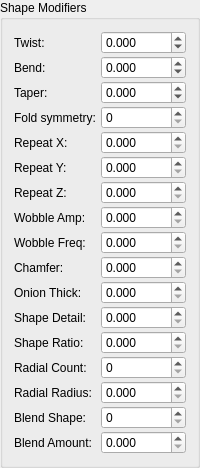
               <widget class="QGroupBox" name="groupBox_fake_lights_shape_modifiers">
                <property name="title">
                 <string>Shape Modifiers</string>
                </property>
                <layout class="QGridLayout" name="gridLayout_shape_modifiers">
                 <property name="spacing">
                  <number>2</number>
                 </property>
                 <item row="0" column="0">
                  <widget class="QLabel" name="label_shape_twist">
                   <property name="text">
                    <string>Twist:</string>
                   </property>
                  </widget>
                 </item>
                 <item row="0" column="1">
                  <widget class="MyDoubleSpinBox" name="spinbox_fake_lights_shape_twist">
                   <property name="decimals">
                    <number>3</number>
                   </property>
                   <property name="minimum">
                    <double>-1000.000000000000000</double>
                   </property>
                   <property name="maximum">
                    <double>1000.000000000000000</double>
                   </property>
                   <property name="singleStep">
                    <double>0.010000000000000</double>
                   </property>
                  </widget>
                 </item>
                 <item row="1" column="0">
                  <widget class="QLabel" name="label_shape_bend">
                   <property name="text">
                    <string>Bend:</string>
                   </property>
                  </widget>
                 </item>
                 <item row="1" column="1">
                  <widget class="MyDoubleSpinBox" name="spinbox_fake_lights_shape_bend">
                   <property name="decimals">
                    <number>3</number>
                   </property>
                   <property name="minimum">
                    <double>-1000.000000000000000</double>
                   </property>
                   <property name="maximum">
                    <double>1000.000000000000000</double>
                   </property>
                   <property name="singleStep">
                    <double>0.010000000000000</double>
                   </property>
                  </widget>
                 </item>
                 <item row="2" column="0">
                  <widget class="QLabel" name="label_shape_taper">
                   <property name="text">
                    <string>Taper:</string>
                   </property>
                  </widget>
                 </item>
                 <item row="2" column="1">
                  <widget class="MyDoubleSpinBox" name="spinbox_fake_lights_shape_taper">
                   <property name="decimals">
                    <number>3</number>
                   </property>
                   <property name="minimum">
                    <double>-1000.000000000000000</double>
                   </property>
                   <property name="maximum">
                    <double>1000.000000000000000</double>
                   </property>
                   <property name="singleStep">
                    <double>0.010000000000000</double>
                   </property>
                  </widget>
                 </item>
                 <item row="3" column="0">
                  <widget class="QLabel" name="label_shape_fold_symmetry">
                   <property name="text">
                    <string>Fold symmetry:</string>
                   </property>
                  </widget>
                 </item>
                 <item row="3" column="1">
                  <widget class="MySpinBox" name="spinboxInt_fake_lights_shape_fold_symmetry">
                   <property name="minimum">
                    <number>0</number>
                   </property>
                   <property name="maximum">
                    <number>16</number>
                   </property>
                  </widget>
                 </item>
                 <item row="4" column="0">
                  <widget class="QLabel" name="label_shape_repeat_x">
                   <property name="text">
                    <string>Repeat X:</string>
                   </property>
                  </widget>
                 </item>
                 <item row="4" column="1">
                  <widget class="MyDoubleSpinBox" name="spinbox_fake_lights_shape_repeat_x">
                   <property name="decimals">
                    <number>3</number>
                   </property>
                   <property name="minimum">
                    <double>0.000000000000000</double>
                   </property>
                   <property name="maximum">
                    <double>1000.000000000000000</double>
                   </property>
                   <property name="singleStep">
                    <double>0.010000000000000</double>
                   </property>
                  </widget>
                 </item>
                 <item row="5" column="0">
                  <widget class="QLabel" name="label_shape_repeat_y">
                   <property name="text">
                    <string>Repeat Y:</string>
                   </property>
                  </widget>
                 </item>
                 <item row="5" column="1">
                  <widget class="MyDoubleSpinBox" name="spinbox_fake_lights_shape_repeat_y">
                   <property name="decimals">
                    <number>3</number>
                   </property>
                   <property name="minimum">
                    <double>0.000000000000000</double>
                   </property>
                   <property name="maximum">
                    <double>1000.000000000000000</double>
                   </property>
                   <property name="singleStep">
                    <double>0.010000000000000</double>
                   </property>
                  </widget>
                 </item>
                 <item row="6" column="0">
                  <widget class="QLabel" name="label_shape_repeat_z">
                   <property name="text">
                    <string>Repeat Z:</string>
                   </property>
                  </widget>
                 </item>
                 <item row="6" column="1">
                  <widget class="MyDoubleSpinBox" name="spinbox_fake_lights_shape_repeat_z">
                   <property name="decimals">
                    <number>3</number>
                   </property>
                   <property name="minimum">
                    <double>0.000000000000000</double>
                   </property>
                   <property name="maximum">
                    <double>1000.000000000000000</double>
                   </property>
                   <property name="singleStep">
                    <double>0.010000000000000</double>
                   </property>
                  </widget>
                 </item>
                 <item row="7" column="0">
                  <widget class="QLabel" name="label_shape_wobble_amp">
                   <property name="text">
                    <string>Wobble Amp:</string>
                   </property>
                  </widget>
                 </item>
                 <item row="7" column="1">
                  <widget class="MyDoubleSpinBox" name="spinbox_fake_lights_shape_wobble_amplitude">
                   <property name="decimals">
                    <number>3</number>
                   </property>
                   <property name="minimum">
                    <double>0.000000000000000</double>
                   </property>
                   <property name="maximum">
                    <double>1000.000000000000000</double>
                   </property>
                   <property name="singleStep">
                    <double>0.010000000000000</double>
                   </property>
                  </widget>
                 </item>
                 <item row="8" column="0">
                  <widget class="QLabel" name="label_shape_wobble_freq">
                   <property name="text">
                    <string>Wobble Freq:</string>
                   </property>
                  </widget>
                 </item>
                 <item row="8" column="1">
                  <widget class="MyDoubleSpinBox" name="spinbox_fake_lights_shape_wobble_frequency">
                   <property name="decimals">
                    <number>3</number>
                   </property>
                   <property name="minimum">
                    <double>0.000000000000000</double>
                   </property>
                   <property name="maximum">
                    <double>1000.000000000000000</double>
                   </property>
                   <property name="singleStep">
                    <double>0.010000000000000</double>
                   </property>
                  </widget>
                 </item>
                 <item row="9" column="0">
                  <widget class="QLabel" name="label_shape_chamfer">
                   <property name="text">
                    <string>Chamfer:</string>
                   </property>
                  </widget>
                 </item>
                 <item row="9" column="1">
                  <widget class="MyDoubleSpinBox" name="spinbox_fake_lights_shape_chamfer">
                   <property name="decimals">
                    <number>3</number>
                   </property>
                   <property name="minimum">
                    <double>0.000000000000000</double>
                   </property>
                   <property name="maximum">
                    <double>1000.000000000000000</double>
                   </property>
                   <property name="singleStep">
                    <double>0.010000000000000</double>
                   </property>
                  </widget>
                 </item>
                 <item row="10" column="0">
                  <widget class="QLabel" name="label_onion_thickness">
                   <property name="text">
                    <string>Onion Thick:</string>
                   </property>
                  </widget>
                 </item>
                 <item row="10" column="1">
                  <widget class="MyDoubleSpinBox" name="spinbox_fake_lights_onion_thickness">
                   <property name="decimals">
                    <number>3</number>
                   </property>
                   <property name="minimum">
                    <double>0.000000000000000</double>
                   </property>
                   <property name="maximum">
                    <double>1000.000000000000000</double>
                   </property>
                   <property name="singleStep">
                    <double>0.010000000000000</double>
                   </property>
                  </widget>
                 </item>
                 <item row="11" column="0">
                  <widget class="QLabel" name="label_shape_param1">
                   <property name="text">
                    <string>Shape Detail:</string>
                   </property>
                  </widget>
                 </item>
                 <item row="11" column="1">
                  <widget class="MyDoubleSpinBox" name="spinbox_fake_lights_shape_param1">
                   <property name="decimals">
                    <number>3</number>
                   </property>
                   <property name="minimum">
                    <double>0.000000000000000</double>
                   </property>
                   <property name="maximum">
                    <double>1000.000000000000000</double>
                   </property>
                   <property name="singleStep">
                    <double>0.010000000000000</double>
                   </property>
                  </widget>
                 </item>
                 <item row="12" column="0">
                  <widget class="QLabel" name="label_shape_param2">
                   <property name="text">
                    <string>Shape Ratio:</string>
                   </property>
                  </widget>
                 </item>
                 <item row="12" column="1">
                  <widget class="MyDoubleSpinBox" name="spinbox_fake_lights_shape_param2">
                   <property name="decimals">
                    <number>3</number>
                   </property>
                   <property name="minimum">
                    <double>0.000000000000000</double>
                   </property>
                   <property name="maximum">
                    <double>1000.000000000000000</double>
                   </property>
                   <property name="singleStep">
                    <double>0.010000000000000</double>
                   </property>
                  </widget>
                 </item>
                 <item row="13" column="0">
                  <widget class="QLabel" name="label_radial_repeat_count">
                   <property name="text">
                    <string>Radial Count:</string>
                   </property>
                  </widget>
                 </item>
                 <item row="13" column="1">
                  <widget class="MySpinBox" name="spinbox_fake_lights_radial_repeat_count">
                   <property name="minimum">
                    <number>0</number>
                   </property>
                   <property name="maximum">
                    <number>100</number>
                   </property>
                  </widget>
                 </item>
                 <item row="14" column="0">
                  <widget class="QLabel" name="label_radial_repeat_radius">
                   <property name="text">
                    <string>Radial Radius:</string>
                   </property>
                  </widget>
                 </item>
                 <item row="14" column="1">
                  <widget class="MyDoubleSpinBox" name="spinbox_fake_lights_radial_repeat_radius">
                   <property name="decimals">
                    <number>3</number>
                   </property>
                   <property name="minimum">
                    <double>0.000000000000000</double>
                   </property>
                   <property name="maximum">
                    <double>1000.000000000000000</double>
                   </property>
                   <property name="singleStep">
                    <double>0.010000000000000</double>
                   </property>
                  </widget>
                 </item>
                 <item row="15" column="0">
                  <widget class="QLabel" name="label_blend_shape">
                   <property name="text">
                    <string>Blend Shape:</string>
                   </property>
                  </widget>
                 </item>
                 <item row="15" column="1">
                  <widget class="MySpinBox" name="spinbox_fake_lights_blend_shape">
                   <property name="minimum">
                    <number>0</number>
                   </property>
                   <property name="maximum">
                    <number>25</number>
                   </property>
                  </widget>
                 </item>
                 <item row="16" column="0">
                  <widget class="QLabel" name="label_blend_amount">
                   <property name="text">
                    <string>Blend Amount:</string>
                   </property>
                  </widget>
                 </item>
                 <item row="16" column="1">
                  <widget class="MyDoubleSpinBox" name="spinbox_fake_lights_blend_amount">
                   <property name="decimals">
                    <number>3</number>
                   </property>
                   <property name="minimum">
                    <double>0.000000000000000</double>
                   </property>
                   <property name="maximum">
                    <double>1.000000000000000</double>
                   </property>
                   <property name="singleStep">
                    <double>0.010000000000000</double>
                   </property>
                  </widget>
                 </item>
                </layout>
               </widget>
